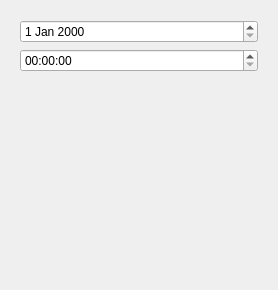
      <widget class="QWidget" name="pageTwo">
       <layout class="QGridLayout" name="gridLayout_21">
        <item row="0" column="0">
         <widget class="QFrame" name="hidemeframe">
          <layout class="QVBoxLayout" name="verticalLayout_22">
           <item>
            <widget class="QDateEdit" name="beck_date"/>
           </item>
           <item>
            <widget class="QTimeEdit" name="beck_time"/>
           </item>
          </layout>
         </widget>
        </item>
        <item row="1" column="0">
         <widget class="QTableView" name="beck_table">
          <property name="styleSheet">
           <string notr="true">
 QTableView {
     background-color: transparent;
     selection-background-color: #7e57c2;
     gridline-color:transparent;
     color:rgb(46,58,146);
 }
 QTableView::item {
     padding: 1px;
     background:rgb(111,123,211);
 }
 QTableView::item:selected {
        color:rgb(46,58,146);
     background:rgb(23, 23, 23);
 }
 </string>
          </property>
          <property name="frameShape">
           <enum>QFrame::NoFrame</enum>
          </property>
          <property name="showGrid">
           <bool>false</bool>
          </property>
          <property name="sortingEnabled">
           <bool>true</bool>
          </property>
          <attribute name="horizontalHeaderCascadingSectionResizes">
           <bool>true</bool>
          </attribute>
          <attribute name="horizontalHeaderMinimumSectionSize">
           <number>12</number>
          </attribute>
          <attribute name="horizontalHeaderStretchLastSection">
           <bool>true</bool>
          </attribute>
         </widget>
        </item>
       </layout>
      </widget>
